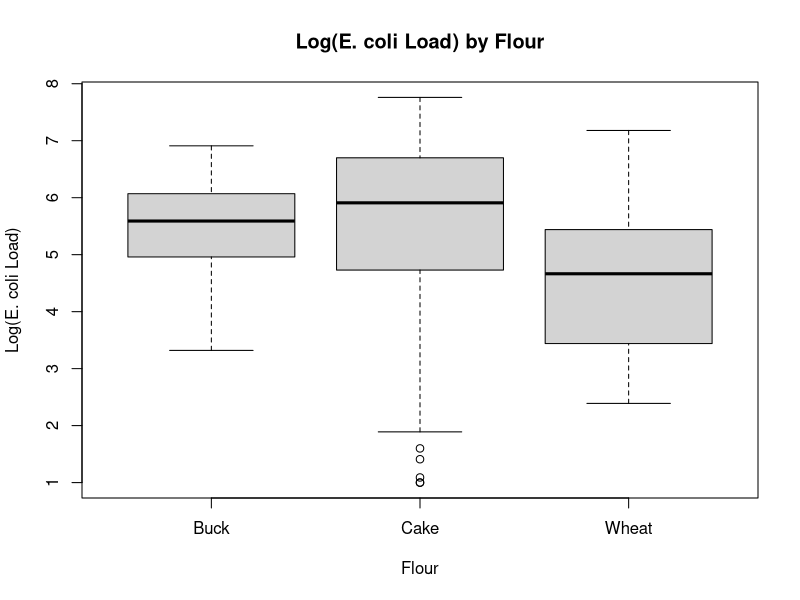
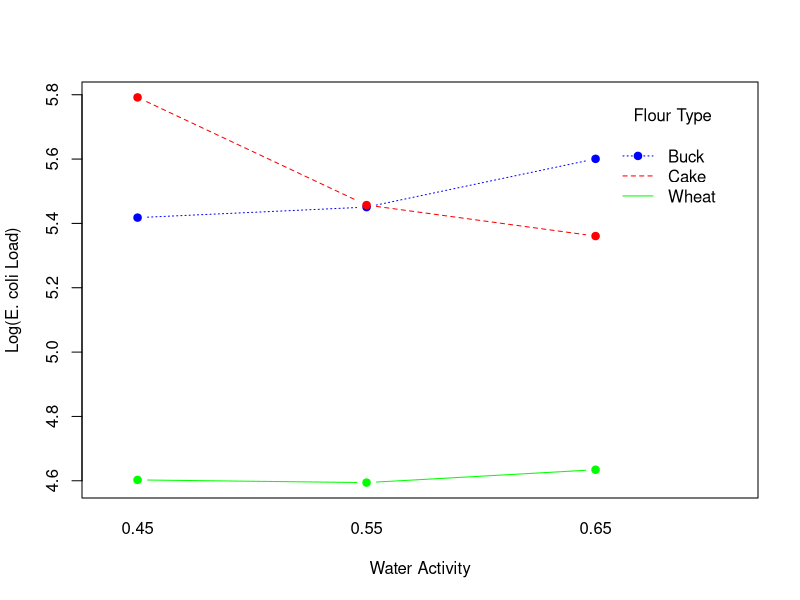
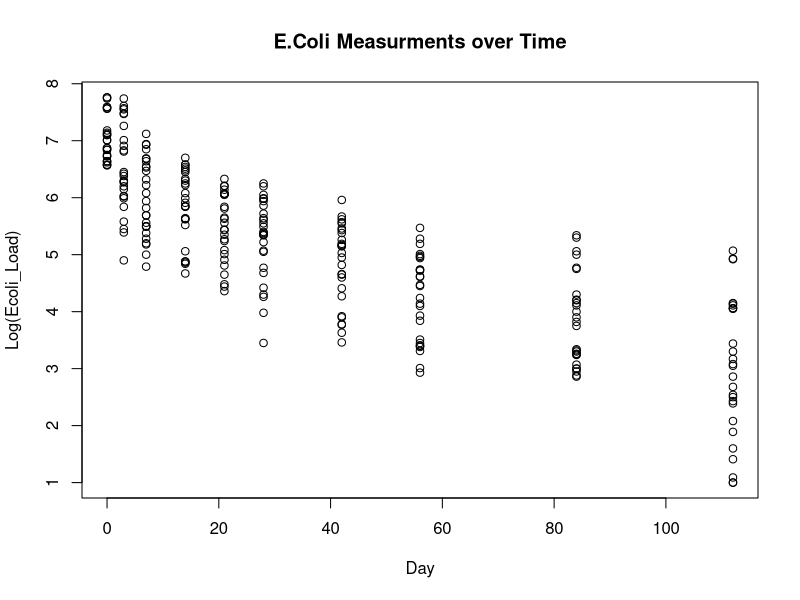
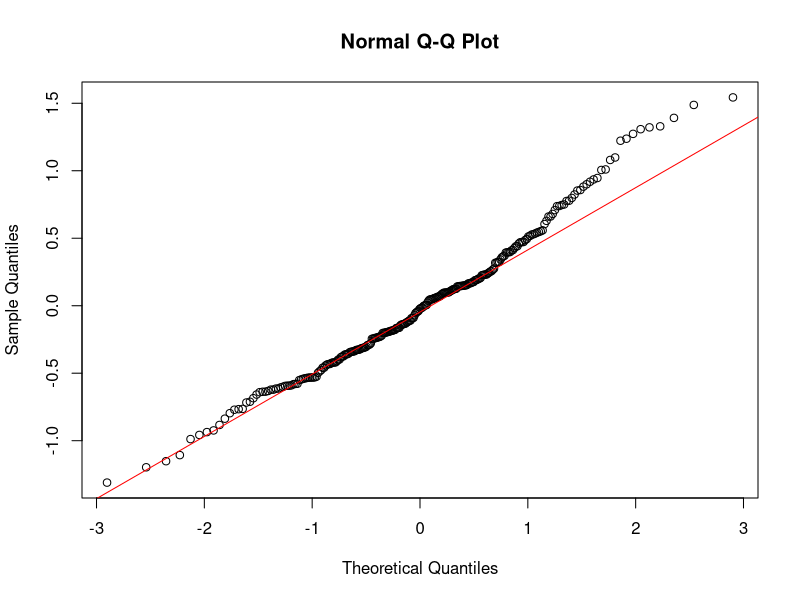
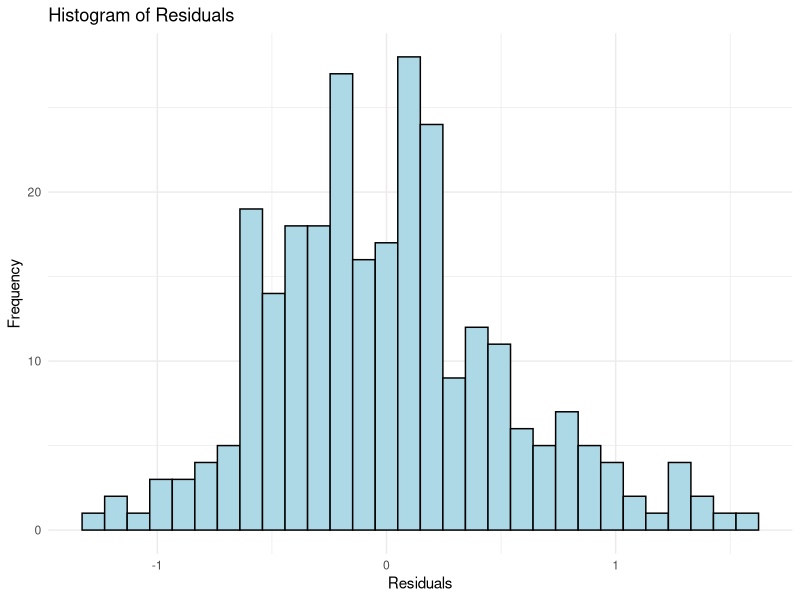
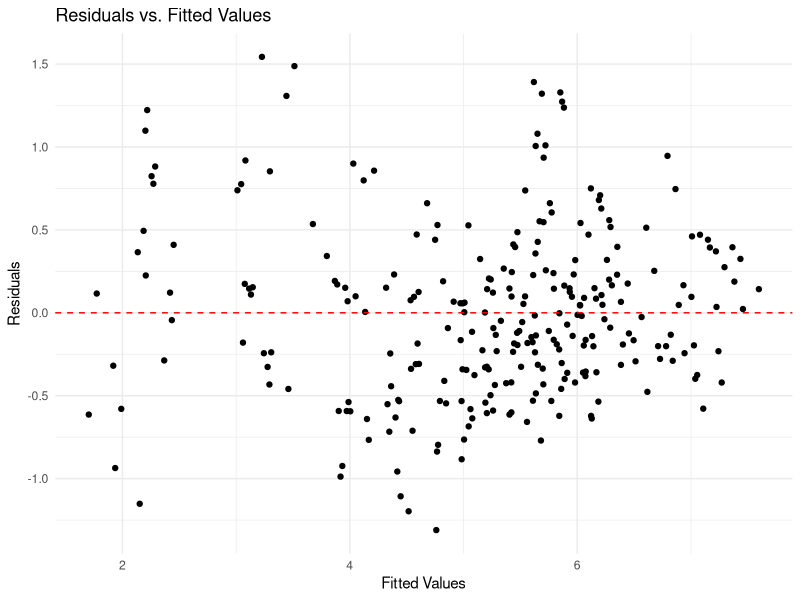
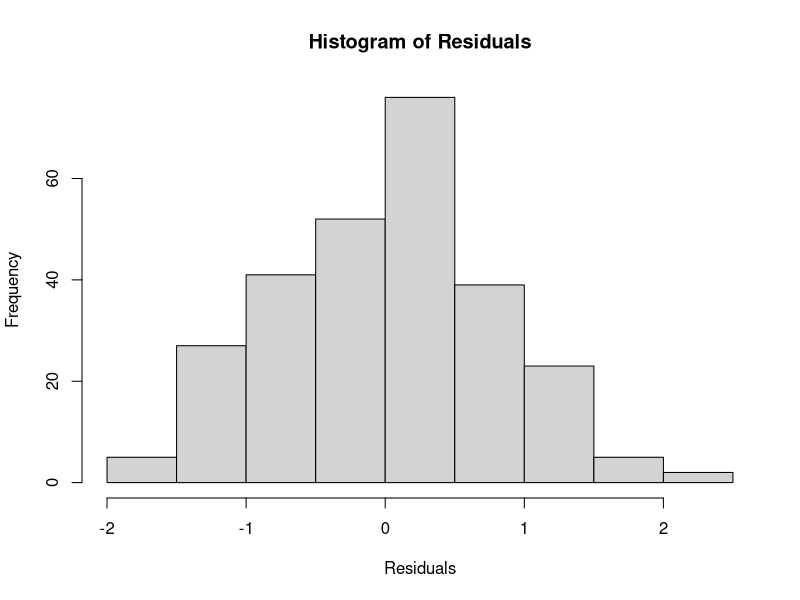
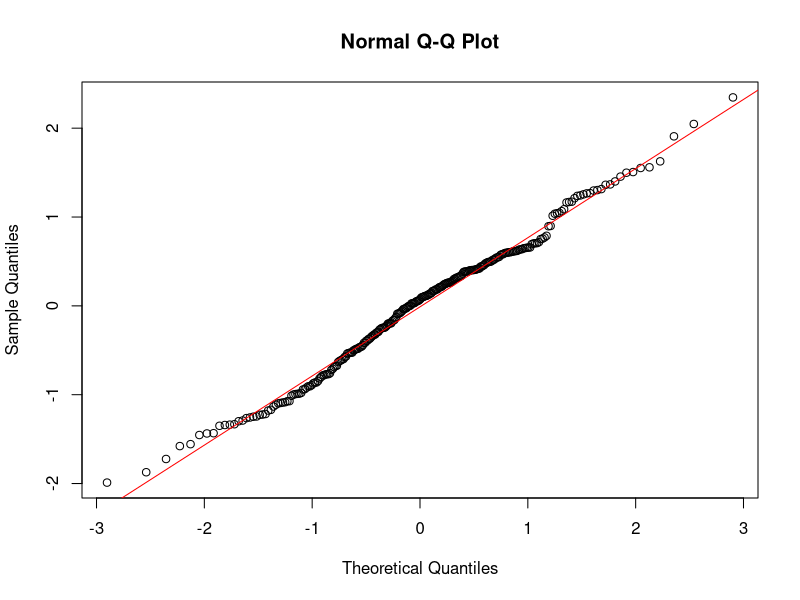

Write the R code that produced these figures, in order.
## ---- chunk 1
#| echo: false
# Load the dataset first

Data_1 <- read.csv("Data-1.csv")


library(dplyr)
Data_1 %>%
  group_by(Flour) %>%
  summarise(
    Mean_Ecoli_Load = mean(Ecoli_Load, na.rm = TRUE),
    Median_Ecoli_Load = median(Ecoli_Load, na.rm = TRUE),
    SD_Ecoli_Load = sd(Ecoli_Load, na.rm = TRUE)
  )
boxplot(Ecoli_Load ~ Flour, data = Data_1, main="Log(E. coli Load) by Flour", xlab="Flour", ylab="Log(E. coli Load)")

## ---- chunk 2
#| echo: false
aov_results <- aov(Ecoli_Load ~ Flour, data = Data_1,)
summary(aov_results)

## ---- chunk 3
#| echo: false
TukeyHSD(aov_results)

## ---- chunk 4
#| echo: false
interaction.plot(x.factor = Data_1$aw,
                 trace.factor = Data_1$Flour,
                 response = Data_1$Ecoli_Load,
                 type = "b",
                 legend = TRUE,
                 xlab = "Water Activity",
                 ylab = "Log(E. coli Load)",
                 trace.label = "Flour Type",
                 col = c("blue", "red", "green"),
                 pch = 19)

## ---- chunk 5
#| echo: false
plot(x=Data_1$Day, y=Data_1$Ecoli_Load, xlab = "Day", ylab = "Log(Ecoli_Load)", main = "E.Coli Measurments over Time")

## ---- chunk 6
#| echo: false
aov_results2 <- aov(Ecoli_Load ~ Flour + Day + aw, data = Data_1,)
summary(aov_results2)

## ---- chunk 7
#| echo: false
interaction_aov <- aov(Ecoli_Load ~ Flour * Day * aw, data = Data_1)
summary(interaction_aov)

## ---- chunk 8
#| echo: false
interaction_aov2 <- aov(Ecoli_Load ~ Flour * Day + aw * Flour, data = Data_1)
#summary(interaction_aov2)

## ---- chunk 9
#| echo: false
library(lme4)

# Mixed-effects model
interaction_mixed <- lmer(Ecoli_Load ~ Flour * Day + aw * Flour + (1 | REP), data = Data_1)
anova(interaction_mixed)

## ---- chunk 10
#| echo: false
# QQ Plot
residuals <- residuals(interaction_mixed)
qqnorm(residuals)
qqline(residuals, col = "red")
## ---- chunk 11
#| echo: false
library(ggplot2)
ggplot(data = NULL, aes(x = residuals)) +
  geom_histogram(bins = 30, fill = "lightblue", color = "black") +
  labs(x = "Residuals", y = "Frequency", title = "Histogram of Residuals") +
  theme_minimal()
## ---- chunk 12
#| echo: false
fitted_values <- fitted(interaction_mixed)

# Plot residuals vs. fitted values
ggplot(data = NULL, aes(x = fitted_values, y = residuals)) +
  geom_point() +
  geom_hline(yintercept = 0, linetype = "dashed", color = "red") +
  labs(x = "Fitted Values", y = "Residuals", title = "Residuals vs. Fitted Values") +
  theme_minimal()
## ---- chunk 13
#| echo: false

## ---- chunk 14
#| echo: false

## ---- chunk 15

## ---- chunk 16
library(lme4)
# Fit a mixed model with REP as a random effect
model <- lmer(Ecoli_Load ~ Flour + aw + Day + (1 | REP), data = Data_1)

# Check the summary
summary(model)

## ---- chunk 17
library(lme4)
library(lmerTest)
# Fit a mixed model with REP as a random effect
model <- lmer(Ecoli_Load ~ aw + Day + aw * Day + (1 | REP), data = Data_1)

# Check the summary
summary(model)
## ---- chunk 18
# Extract residuals and fitted values
residuals <- resid(model)
fitted_values <- fitted(model)

# Histogram of residuals
hist(residuals, main="Histogram of Residuals", xlab="Residuals")

# Q-Q Plot
qqnorm(residuals)
qqline(residuals, col = "red")

# Shapiro-Wilk Test for normality
shapiro.test(residuals)

## ---- chunk 19
# Fit the model without the interaction term
model_simple <- lmer(Ecoli_Load ~ aw + Day + (1 | REP), data = Data_1)

# Compare the models using ANOVA
anova(model_simple, model)

## ---- chunk 20
# Define observed values from the data
observed_values <- Data_1$Ecoli_Load  # Assuming Data_1 is your data frame and Ecoli_Load is the response variable

# Set up the plotting area to have 2 rows and 2 columns
par(mfrow=c(2, 2))

# Plot 1: Residuals vs. Fitted Values
plot(fitted_values, residuals, main="Residuals vs Fitted Values", xlab="Fitted Values", ylab="Residuals")
abline(h=0, col="red")

# Plot 2: Q-Q Plot of Residuals
qqnorm(residuals, main="Q-Q Plot of Residuals")
qqline(residuals, col = "red")

# Plot 3: Histogram of Residuals
hist(residuals, main="Histogram of Residuals", xlab="Residuals", breaks=20)

# Plot 4: Predicted vs. Observed Values
plot(observed_values, fitted_values, main="Predicted vs Observed Values", xlab="Observed Values", ylab="Predicted Values")
abline(a=0, b=1, col="red")

# Reset plotting layout to default (optional)
par(mfrow=c(1, 1))
